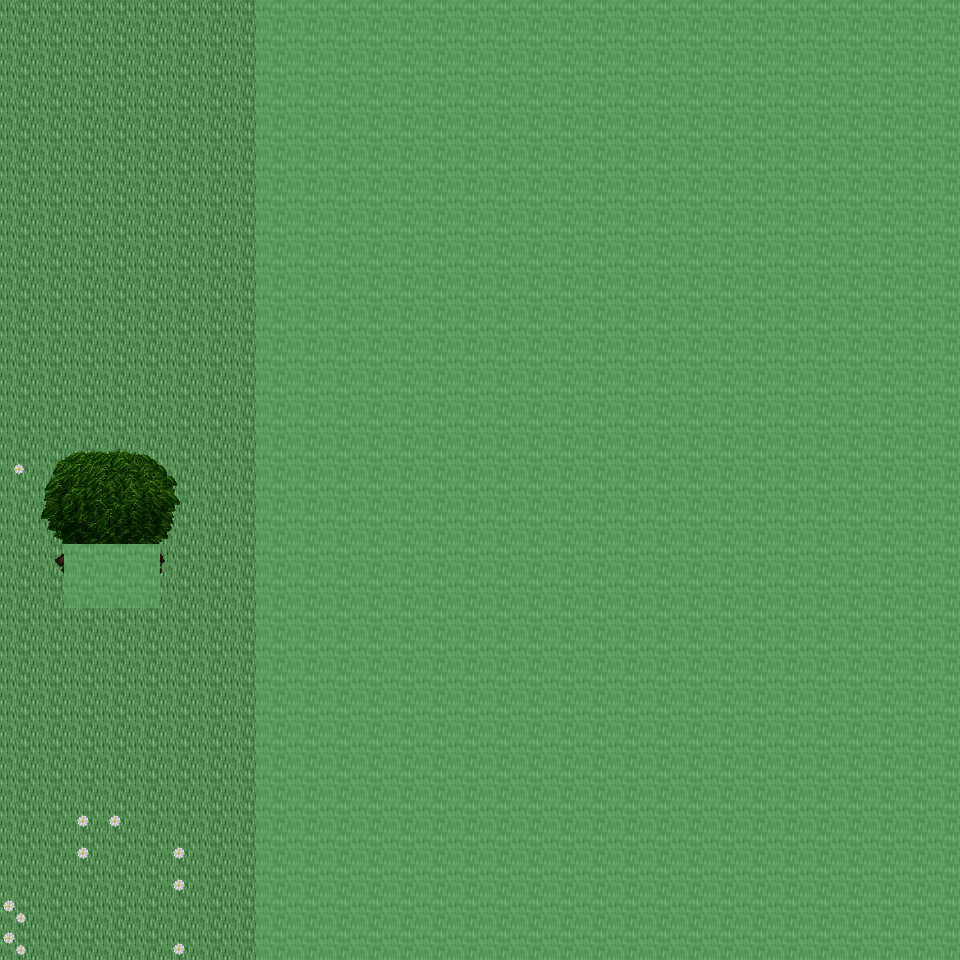

Rendered tile map (Tiled .tmx) drawn with the repository's tilesets; below, a short description and the map source with its tile grids summarised:
An orthogonal 30x30 tile map with 32x32 px tiles, 6 tile layers (Ground, Object, Object2, Above, ...), 26 tilesets and 2 objects (2x mapchange).

<map version="1.0" orientation="orthogonal" renderorder="right-down" width="30" height="30" tilewidth="32" tileheight="32" nextobjectid="3">
  <tileset firstgid="1" name="tileset_ground_ground" tilewidth="32" tileheight="32" tilecount="33" columns="3">
    <image source="../drawable/tileset_ground_ground.png" width="96" height="352" />
  </tileset>
  <tileset firstgid="34" name="tileset_ground_ice_ice" tilewidth="32" tileheight="32" tilecount="3" columns="3">
    <image source="../drawable/tileset_ground_ice_ice.png" width="96" height="32" />
  </tileset>
  <tileset firstgid="37" name="tileset_plant_flower_daisy_white" tilewidth="32" tileheight="32" tilecount="8" columns="2">
    <image source="../drawable/tileset_plant_flower_daisy_white.png" width="64" height="128" />
  </tileset>
  <tileset firstgid="45" name="tileset_ground_rock_pebbles" tilewidth="32" tileheight="32" tilecount="3" columns="1">
    <image source="../drawable/tileset_ground_rock_pebbles.png" width="32" height="96" />
  </tileset>
  <tileset firstgid="48" name="tileset_plant_grasses" tilewidth="32" tileheight="32" tilecount="6" columns="3">
    <image source="../drawable/tileset_plant_grasses.png" width="96" height="64" />
  </tileset>
  <tileset firstgid="54" name="tileset_plant_leaves" tilewidth="32" tileheight="32" tilecount="8" columns="4">
    <image source="../drawable/tileset_plant_leaves.png" width="128" height="64" />
  </tileset>
  <tileset firstgid="62" name="tileset_ground_grass_edges" tilewidth="32" tileheight="32" tilecount="36" columns="12">
    <image source="../drawable/tileset_ground_grass_edges.png" width="384" height="96" />
  </tileset>
  <tileset firstgid="98" name="tileset_plant_flower_daisy_yellow" tilewidth="32" tileheight="32" tilecount="8" columns="2">
    <image source="../drawable/tileset_plant_flower_daisy_yellow.png" width="64" height="128" />
  </tileset>
  <tileset firstgid="106" name="tileset_plant_bush_bushes" tilewidth="32" tileheight="32" tilecount="10" columns="5">
    <image source="../drawable/tileset_plant_bush_bushes.png" width="160" height="64" />
  </tileset>
  <tileset firstgid="116" name="tileset_plant_stump_stump_brown" tilewidth="32" tileheight="32" tilecount="4" columns="2">
    <image source="../drawable/tileset_plant_stump_stump_brown.png" width="64" height="64" />
  </tileset>
  <tileset firstgid="120" name="tileset_plant_stump_stump_green" tilewidth="32" tileheight="32" tilecount="4" columns="2">
    <image source="../drawable/tileset_plant_stump_stump_green.png" width="64" height="64" />
  </tileset>
  <tileset firstgid="124" name="tileset_item_pot_pot_golden" tilewidth="32" tileheight="32" tilecount="4" columns="4">
    <image source="../drawable/tileset_item_pot_pot_golden.png" width="128" height="32" />
  </tileset>
  <tileset firstgid="128" name="tileset_plant_tree_tree_darkgreen" tilewidth="32" tileheight="32" tilecount="88" columns="8">
    <image source="../drawable/tileset_plant_tree_tree_darkgreen.png" width="256" height="352" />
  </tileset>
  <tileset firstgid="216" name="tileset_plant_flower_daisy_blue" tilewidth="32" tileheight="32" tilecount="8" columns="2">
    <image source="../drawable/tileset_plant_flower_daisy_blue.png" width="64" height="128" />
  </tileset>
  <tileset firstgid="224" name="tileset_ground_water_water_bubbles" tilewidth="32" tileheight="32" tilecount="32" columns="8">
    <image source="../drawable/tileset_ground_water_water_bubbles.png" width="256" height="128" />
  </tileset>
  <tileset firstgid="256" name="tileset_ground_water_pool" tilewidth="32" tileheight="32" tilecount="72" columns="3">
    <image source="../drawable/tileset_ground_water_pool.png" width="96" height="768" />
  </tileset>
  <tileset firstgid="328" name="tileset_building_castle" tilewidth="32" tileheight="32" tilecount="320" columns="20">
    <image source="../drawable/tileset_building_castle.png" width="640" height="512" />
  </tileset>
  <tileset firstgid="648" name="tileset_ground_cobbled_paving" tilewidth="32" tileheight="32" tilecount="1" columns="1">
    <image source="../drawable/tileset_ground_cobbled_paving.png" width="32" height="32" />
  </tileset>
  <tileset firstgid="649" name="tileset_ground_grass_corners" tilewidth="32" tileheight="32" tilecount="24" columns="6">
    <image source="../drawable/tileset_ground_grass_corners.png" width="192" height="128" />
  </tileset>
  <tileset firstgid="673" name="tileset_building_fence_fence_chunky" tilewidth="32" tileheight="32" tilecount="21" columns="3">
    <image source="../drawable/tileset_building_fence_fence_chunky.png" width="96" height="224" />
  </tileset>
  <tileset firstgid="694" name="tileset_item_sign_large" tilewidth="32" tileheight="32" tilecount="15" columns="5">
    <image source="../drawable/tileset_item_sign_large.png" width="160" height="96" />
  </tileset>
  <tileset firstgid="709" name="tileset_building_decoration_fancy_gate" tilewidth="32" tileheight="32" tilecount="12" columns="3">
    <image source="../drawable/tileset_building_decoration_fancy_gate.png" width="96" height="128" />
  </tileset>
  <tileset firstgid="721" name="tileset_logic_collision" tilewidth="32" tileheight="32" tilecount="1" columns="1">
    <image source="../drawable/tileset_logic_collision.png" width="32" height="32" />
  </tileset>
  <tileset firstgid="722" name="tileset_ground_green_paving" tilewidth="32" tileheight="32" tilecount="18" columns="3">
    <image source="../drawable/tileset_ground_green_paving.png" width="96" height="192" />
  </tileset>
  <tileset firstgid="740" name="tileset_item_hen_nest" tilewidth="32" tileheight="32" tilecount="1" columns="1">
    <image source="../drawable/tileset_item_hen_nest.png" width="32" height="32" />
  </tileset>
  <tileset firstgid="741" name="tileset_building_barnyard" tilewidth="32" tileheight="32" tilecount="200" columns="8">
    <image source="../drawable/tileset_building_barnyard.png" width="256" height="800" />
  </tileset>
  <layer name="Ground" width="30" height="30">
    <data>[900 cells, 900 non-empty, 1 distinct tile ids]</data>
  </layer>
  <layer name="Object" width="30" height="30">
    <data>[900 cells, 19 non-empty, 6 distinct tile ids]</data>
  </layer>
  <layer name="Object2" width="30" height="30">
    <data>[900 cells, 5 non-empty, 5 distinct tile ids]</data>
  </layer>
  <layer name="Above" width="30" height="30">
    <data>[900 cells, 18 non-empty, 18 distinct tile ids]</data>
  </layer>
  <layer name="Above2" width="30" height="30">
    <data>[900 cells, 0 non-empty, 0 distinct tile ids]</data>
  </layer>
  <layer name="Walkable" width="30" height="30">
    <data>[900 cells, 666 non-empty, 1 distinct tile ids]</data>
  </layer>
  <objectgroup name="MapEvents">
    <object id="1" name="south" type="mapchange" x="0" y="928" width="256" height="32">
      <properties>
        <property name="map" value="0_ados_mountain_n2_w2_x3_y1" />
        <property name="place" value="north" />
      </properties>
    </object>
    <object id="2" name="west" type="mapchange" x="0" y="0" width="32" height="960">
      <properties>
        <property name="map" value="0_ados_mountain_n2_w2_x2_y0" />
        <property name="place" value="east" />
      </properties>
    </object>
  </objectgroup>
</map>
